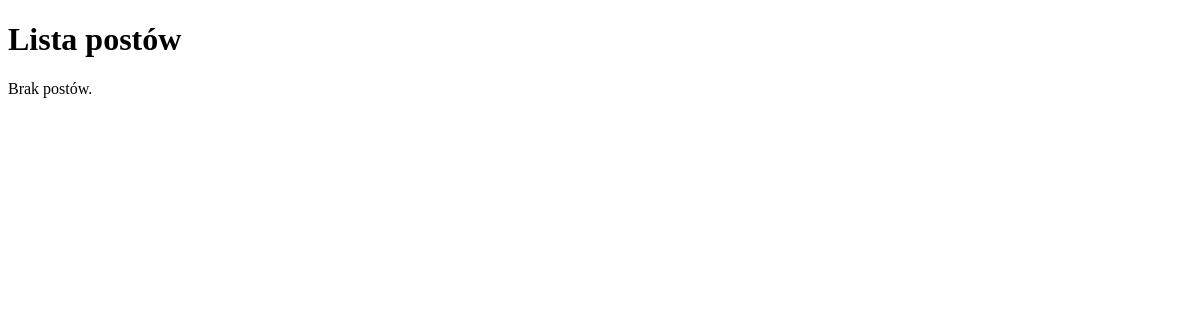
The app's page /posts/, older data.
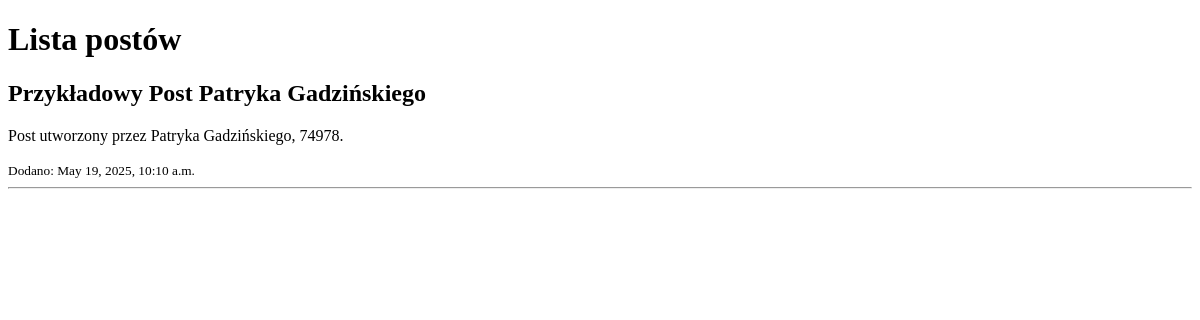
The same page, newer data.
### blog/models.py (models this page shows, shortened)
class Post(models.Model):
    title = models.CharField(max_length=200)
    content = models.TextField()
    created_at = models.DateTimeField(auto_now_add=True)

### blog/views.py (the view)
# urls.py: path('posts/', post_list, name='post_list'),
def post_list(request):
    posts = Post.objects.all()
    return render(request, 'blog/post_list.html', {'posts': posts})

### blog/templates/blog/post_list.html (shortened to what this page needs)
<!DOCTYPE html>
<html lang="pl">
<head>
</head>
<body>
    <h1>Lista postów</h1>
    {% for post in posts %}
        <h2>{{ post.title }}</h2>
        <p>{{ post.content }}</p>
        <small>Dodano: {{ post.created_at }}</small>
        <hr>
    {% empty %}
        <p>Brak postów.</p>
    {% endfor %}
</body>
</html>

Row changes from the older to the newer data that the page shows:
added Post: title "Przykładowy Post Patryka Gadzińskiego", content "Post utworzony przez Patryka Gadzińskiego, 74978.", created_at "May 19, 2025, 10:10 a.m."
Text that changed along with them:
text no longer shown: "Brak postów."
